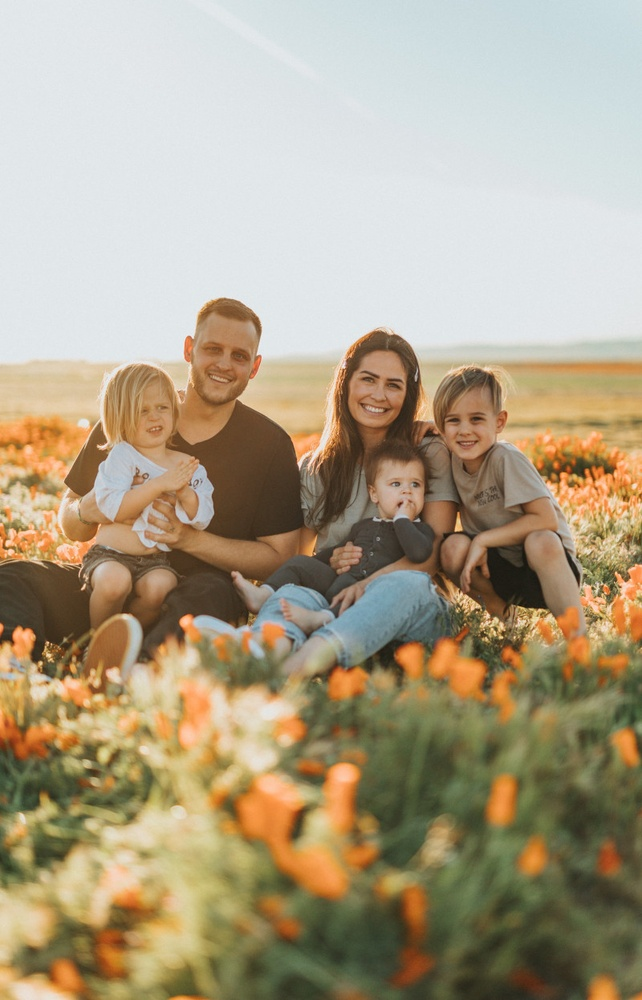
#> input picture sample/img/test_img.jpg, 642 x 1000 px, shrunk from 800 x 1247 before the run
$ jupyter execute main.ipynb
#> lines starting #> are read from the running program, lines starting #| are printed output that depends on the picture; after the words box and inside, x2 and y2 are one past the last pixel; in counts of white or black regions, pixels touching at a corner belong together
[cell 1]
# Standard libraries import
import cv2 as cv

[cell 2]
# Load image into memory
# Convert image to grayscale for Viola-Jones (already pre-trained)
image = cv.imread('./sample/img/test_img.jpg')
#> image is the input picture: shape (1000, 642, 3); mean B, G, R 135.5, 160.6, 173.6
gs_image = cv.cvtColor(image, cv.COLOR_BGR2GRAY)
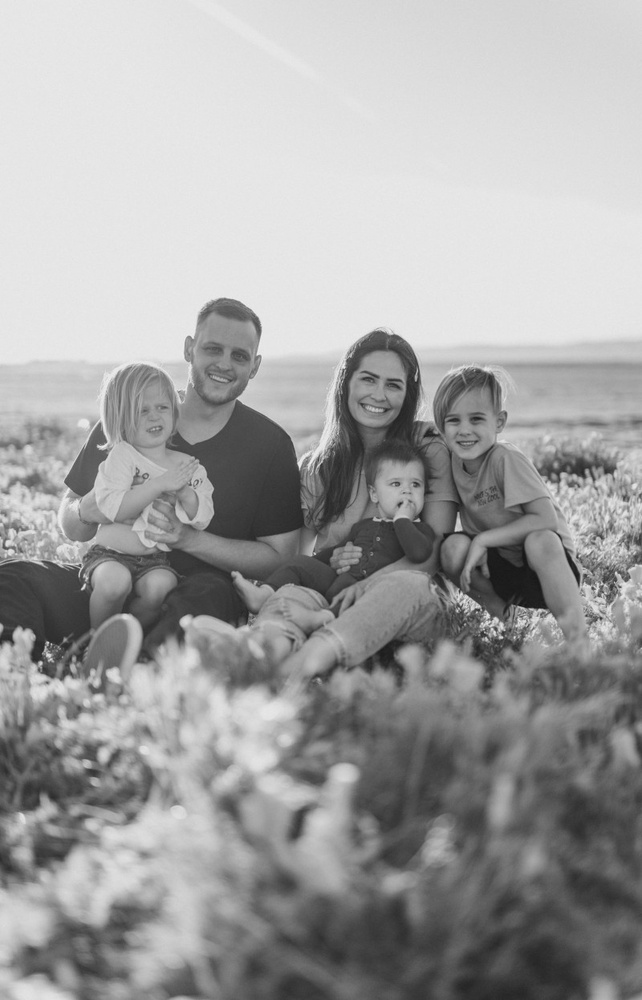
#> gs_image: shape (1000, 642); min 16, max 239, mean 161.7

[cell 3]
# Load Viola-Jones classifier
# Store all detections from the target image
face_profile = cv.CascadeClassifier('./sample/cascade/haarcascade_frontalface_alt.xml')
detected_faces = face_profile.detectMultiScale(gs_image)
#> detected_faces = [[128, 390, 52, 52], [436, 397, 60, 60], [378, 462, 55, 55], [347, 356, 68, 68], [189, 324, 73, 73]]

[cell 4]
# Draw rectangles over detected faces with OpenCV
# Arguments: image, top-left, bottom-right, rectangle color, thickness of rectangle
for (column, row, width, height) in detected_faces:
    cv.rectangle(
        image,
        (column, row),
        (column + width, row + height),
        (122, 255, 122),
        2
    )
#> this loop made 5 passes
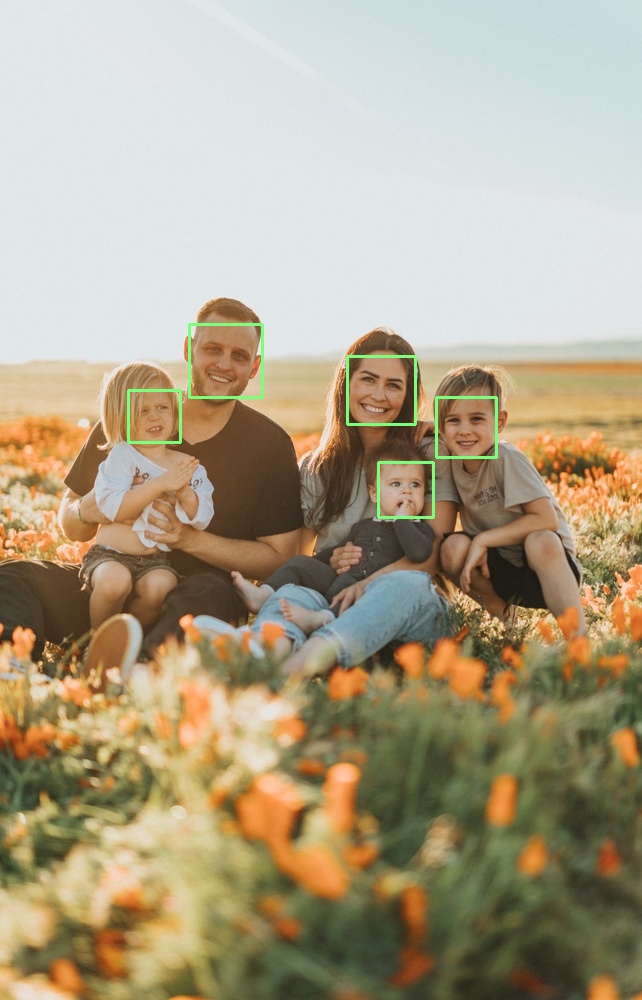
#> image: shape (1000, 642, 3); 0.57% of pixels changed, all inside (x1, y1, x2, y2) = (127, 323, 498, 519)
